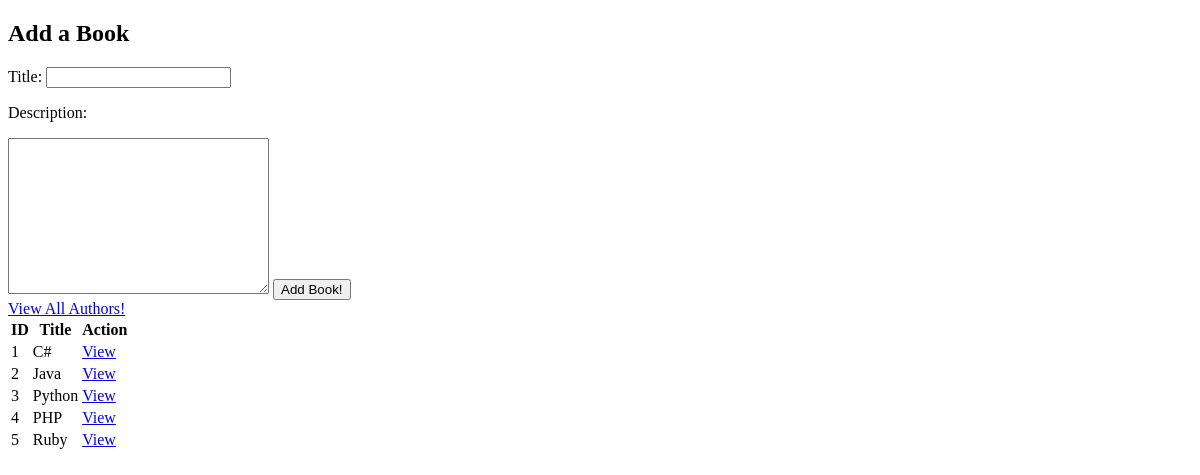
Before: / with the older database file.
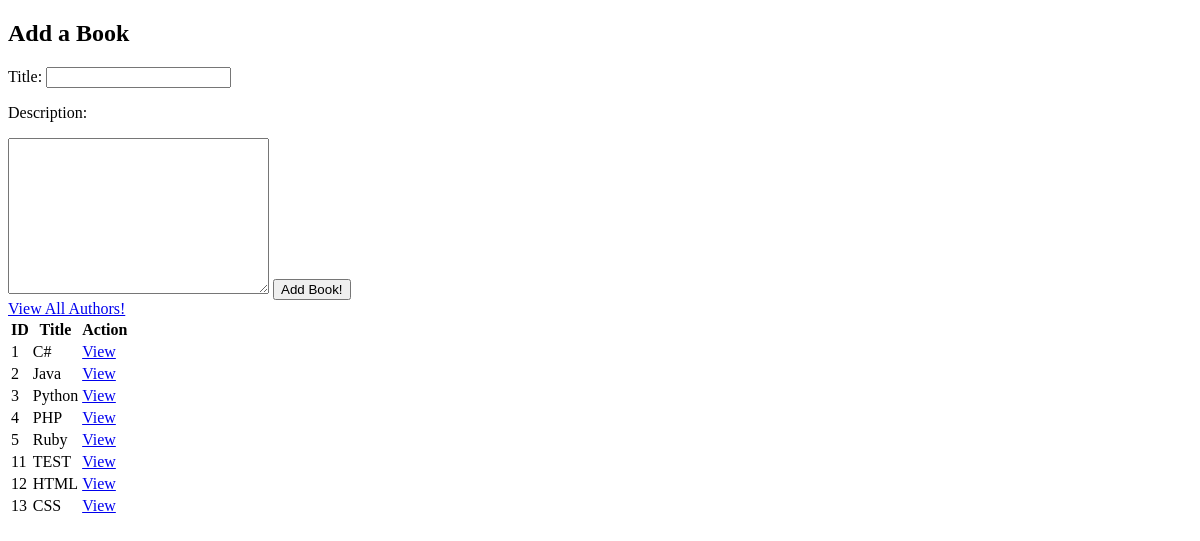
After: the same page with the newer database file.
### book_authors_app/models.py (models this page shows)
class Book(models.Model):
    title = models.CharField(max_length=255)
    desc = models.TextField()
    created_at = models.DateTimeField(auto_now_add=True)
    updated_at = models.DateTimeField(auto_now=True)

### book_authors_app/views.py (the view)
# urls.py: path('', views.index),
def index(request):
    info = Book.objects.all()
    context = {
        'all_books': info,
    }
    return render(request, 'index.html', context)

### book_authors_app/templates/index.html (shortened to what this page needs)
<!DOCTYPE html>
<html lang="en">
<head>
</head>
<body>
    <h2>Add a Book</h2>
    <form action="/add_book" method="POST">
        <p>Title: <input type="text" name="title"></p>
        <p>Description:</p> <textarea name="desc" cols="30" rows="10"></textarea>
        <input type="submit" value="Add Book!">
    </form>
    <a href="/author">View All Authors!</a>
    <table>
        <tr>
            <th>ID</th>
            <th>Title</th>
            <th>Action</th>
        </tr>
        {% for book in all_books %}
        <tr>
            <td>{{ book.id }}</td>
            <td>{{ book.title }}</td>
            <td><a href="books/{{ book.id }}">View</a></td>
        </tr>
        {% endfor %}
    </table>
</body>
</html>

Changed rows visible on the page:
added Book: id "11", title "TEST"
added Book: id "12", title "HTML"
added Book: id "13", title "CSS"
